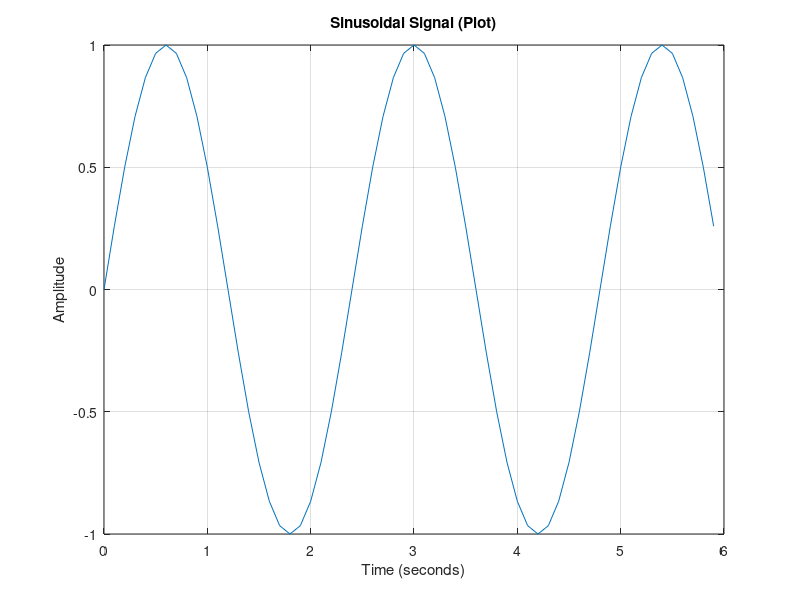

Source code (MATLAB):
% Define parameters
fs = 10;  % Sampling frequency (Hz)

% Calculate signal duration (seconds) based on sampling frequency
L = 60/fs;  

% Calculate frequency based on desired period (L)
f = 2.5 / L;  % f = (desired period) / total signal duration

% Generate time vector (seconds)
n = 0:1/fs:L-1/fs;  % Creates time vector with elements from 0 to L-1/fs in steps of 1/fs

% Generate the sinusoidal signal
s = sin(2*pi*f*n);

% Plot the signal using plot (continuous line)
plot(n, s);
xlabel('Time (seconds)');
ylabel('Amplitude');
title('Sinusoidal Signal (Plot)');
grid on;
